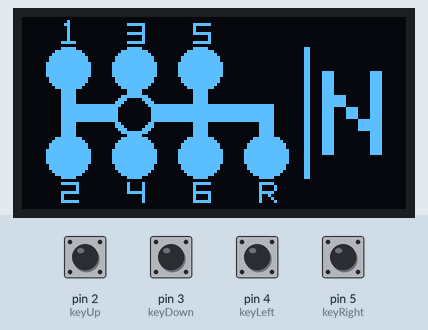
Recording of a sketch running on a simulated Arduino Uno, built with avr-gcc and run on an emulated ATmega328P. Parts: 128×64 one-colour display. The inputs (shaded band) are chosen by the test bench; at power-on: pin 2 (keyUp), pin 3 (keyDown), pin 4 (keyLeft), pin 5 (keyRight) HIGH. What the sketch prints to the serial monitor is not drawn.

Above: at 1.2 s.
1.3 s: pin 2 (keyUp) pulled LOW for 0.15 s
At 2.2 s:
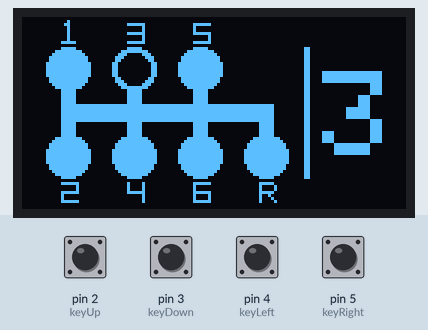
2.9 s: pin 3 (keyDown) pulled LOW for 0.15 s
At 2.95 s:
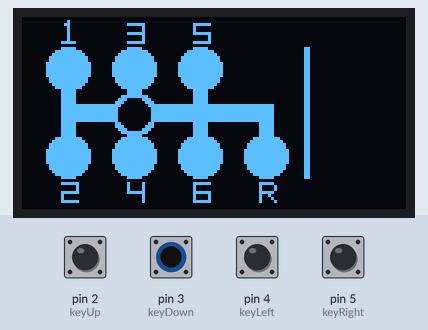
4.5 s: pin 4 (keyLeft) pulled LOW for 0.15 s
At 5.8 s:
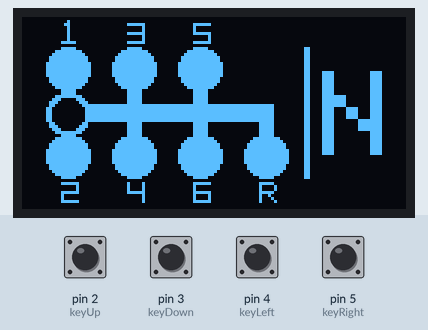
6.1 s: pin 2 (keyUp) pulled LOW for 1 s
At 6.6 s:
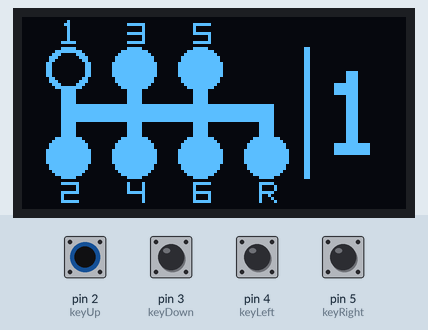
8.6 s: pin 3 (keyDown) pulled LOW for 1 s
At 8.75 s:
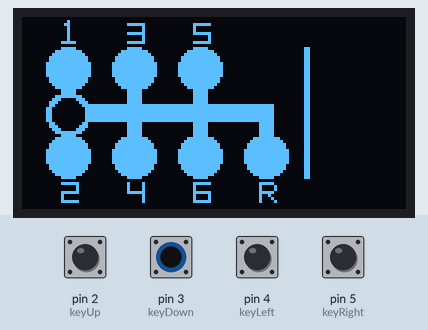
11.1 s: pin 3 (keyDown) pulled LOW for 0.15 s
At 11.5 s:
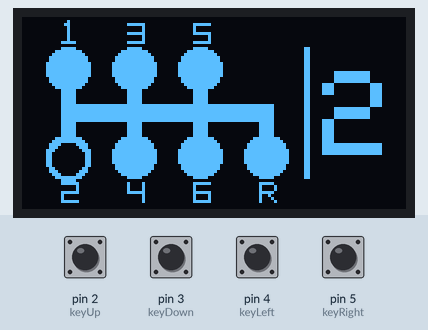
Timing chart, 0 to 13.7 s (numbered marks = the images above; inputs shaded):
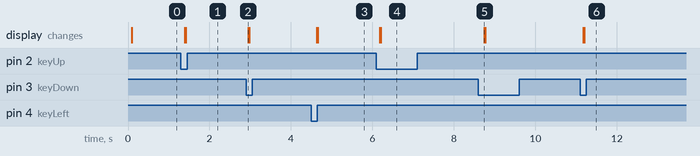

Measured:
- after the input at 1.3 s, the display: first changes after 0.10 s (image 1 shows a later state)
- after the input at 2.9 s, the display: changes after 0.05 s (image 2)
- after the input at 4.5 s, the display: first changes after 0.13 s (image 3 shows a later state)
- after the input at 6.1 s, the display: first changes after 0.08 s (image 4 shows a later state)
- after the input at 8.6 s, the display: changes after 0.14 s (image 5)
- after the input at 11.1 s, the display: first changes after 0.08 s (image 6 shows a later state)

The sketch:

main.ino
```cpp
#include <Wire.h>
#include <Adafruit_GFX.h>
#include <Adafruit_SSD1306.h>

#define SCREEN_WIDTH 128 // OLED display width, in pixels
#define SCREEN_HEIGHT 64 // OLED display height, in pixels

#define OLED_RESET     -1 // Reset pin # (or -1 if sharing Arduino reset pin)
#define SCREEN_ADDRESS 0x3C ///< See datasheet for Address; 0x3D for 128x64, 0x3C for 128x32
Adafruit_SSD1306 display(SCREEN_WIDTH, SCREEN_HEIGHT, &Wire, OLED_RESET);
// Bitmap data (replace this with your own data)
static const unsigned char bitmap_bytes[] PROGMEM = {
    0x00, 0x00, 0x00, 0x00, 0x00, 0x00, 0x00, 0x00, 0x00, 0x00, 0x00, 0x00, 0x00, 0x00, 0x00, 0x00,
    0x00, 0x01, 0x00, 0x00, 0x00, 0x00, 0x00, 0x00, 0x00, 0x00, 0x00, 0x00, 0x00, 0x00, 0x00, 0x00,
    0x00, 0x03, 0x00, 0x00, 0x1f, 0x80, 0x00, 0x7e, 0x00, 0x00, 0x00, 0x00, 0x00, 0x00, 0x00, 0x00,
    0x00, 0x01, 0x00, 0x00, 0x00, 0x80, 0x00, 0x40, 0x00, 0x00, 0x00, 0x00, 0x00, 0x00, 0x00, 0x00,
    0x00, 0x01, 0x00, 0x00, 0x00, 0x80, 0x00, 0x40, 0x00, 0x00, 0x00, 0x00, 0x00, 0x00, 0x00, 0x00,
    0x00, 0x01, 0x00, 0x00, 0x1f, 0x80, 0x00, 0x7e, 0x00, 0x00, 0x00, 0x00, 0x00, 0x00, 0x00, 0x00,
    0x00, 0x01, 0x00, 0x00, 0x00, 0x80, 0x00, 0x02, 0x00, 0x00, 0x00, 0x00, 0x00, 0x00, 0x00, 0x00,
    0x00, 0x01, 0x00, 0x00, 0x00, 0x80, 0x00, 0x02, 0x00, 0x00, 0x00, 0x00, 0x00, 0x00, 0x00, 0x00,
    0x00, 0x07, 0xc0, 0x00, 0x1f, 0x80, 0x00, 0x7e, 0x00, 0x00, 0x00, 0x00, 0x00, 0x00, 0x00, 0x00,
    0x00, 0x00, 0x00, 0x00, 0x00, 0x00, 0x00, 0x00, 0x00, 0x00, 0x00, 0x00, 0x00, 0x00, 0x00, 0x00,
    0x00, 0x07, 0xc0, 0x00, 0x1f, 0x00, 0x00, 0x7c, 0x00, 0x00, 0x00, 0x03, 0x00, 0x00, 0x00, 0x00,
    0x00, 0x1f, 0xf0, 0x00, 0x7f, 0xc0, 0x01, 0xff, 0x00, 0x00, 0x00, 0x03, 0x00, 0x00, 0x00, 0x00,
    0x00, 0x3f, 0xf8, 0x00, 0xff, 0xe0, 0x03, 0xff, 0x80, 0x00, 0x00, 0x03, 0x00, 0x00, 0x00, 0x00,
    0x00, 0x7f, 0xfc, 0x01, 0xff, 0xf0, 0x07, 0xff, 0xc0, 0x00, 0x00, 0x03, 0x00, 0x00, 0x00, 0x00,
    0x00, 0x7f, 0xfc, 0x01, 0xff, 0xf0, 0x07, 0xff, 0xc0, 0x00, 0x00, 0x03, 0x00, 0x00, 0x00, 0x00,
    0x00, 0xff, 0xfe, 0x03, 0xff, 0xf8, 0x0f, 0xff, 0xe0, 0x00, 0x00, 0x03, 0x00, 0x00, 0x00, 0x00,
    0x00, 0xff, 0xfe, 0x03, 0xff, 0xf8, 0x0f, 0xff, 0xe0, 0x00, 0x00, 0x03, 0x00, 0x00, 0x00, 0x00,
    0x00, 0xff, 0xfe, 0x03, 0xff, 0xf8, 0x0f, 0xff, 0xe0, 0x00, 0x00, 0x03, 0x00, 0x00, 0x00, 0x00,
    0x00, 0xff, 0xfe, 0x03, 0xff, 0xf8, 0x0f, 0xff, 0xe0, 0x00, 0x00, 0x03, 0x00, 0x00, 0x00, 0x00,
    0x00, 0xff, 0xfe, 0x03, 0xff, 0xf8, 0x0f, 0xff, 0xe0, 0x00, 0x00, 0x03, 0x00, 0x00, 0x00, 0x00,
    0x00, 0x7f, 0xfc, 0x01, 0xff, 0xf0, 0x07, 0xff, 0xc0, 0x00, 0x00, 0x03, 0x00, 0x00, 0x00, 0x00,
    0x00, 0x7f, 0xfc, 0x01, 0xff, 0xf0, 0x07, 0xff, 0xc0, 0x00, 0x00, 0x03, 0x00, 0x00, 0x00, 0x00,
    0x00, 0x3f, 0xf8, 0x00, 0xff, 0xe0, 0x03, 0xff, 0x80, 0x00, 0x00, 0x03, 0x00, 0x00, 0x00, 0x00,
    0x00, 0x1f, 0xf0, 0x00, 0x7f, 0xc0, 0x01, 0xff, 0x00, 0x00, 0x00, 0x03, 0x00, 0x00, 0x00, 0x00,
    0x00, 0x07, 0xc0, 0x00, 0x1f, 0x00, 0x00, 0x7c, 0x00, 0x00, 0x00, 0x03, 0x00, 0x00, 0x00, 0x00,
    0x00, 0x07, 0xc0, 0x00, 0x1f, 0x00, 0x00, 0x7c, 0x00, 0x00, 0x00, 0x03, 0x00, 0x00, 0x00, 0x00,
    0x00, 0x07, 0xc0, 0x00, 0x1f, 0x00, 0x00, 0x7c, 0x00, 0x00, 0x00, 0x03, 0x00, 0x00, 0x00, 0x00,
    0x00, 0x07, 0xc0, 0x00, 0x1f, 0x00, 0x00, 0x7c, 0x00, 0x00, 0x00, 0x03, 0x00, 0x00, 0x00, 0x00,
    0x00, 0x07, 0xc0, 0x00, 0x1f, 0x00, 0x00, 0x7c, 0x00, 0x00, 0x00, 0x03, 0x00, 0x00, 0x00, 0x00,
    0x00, 0x07, 0xff, 0xff, 0xff, 0xff, 0xff, 0xff, 0xff, 0xff, 0xf0, 0x03, 0x00, 0x00, 0x00, 0x00,
    0x00, 0x07, 0xff, 0xff, 0xff, 0xff, 0xff, 0xff, 0xff, 0xff, 0xf0, 0x03, 0x00, 0x00, 0x00, 0x00,
    0x00, 0x07, 0xff, 0xff, 0xff, 0xff, 0xff, 0xff, 0xff, 0xff, 0xf0, 0x03, 0x00, 0x00, 0x00, 0x00,
    0x00, 0x07, 0xff, 0xff, 0xff, 0xff, 0xff, 0xff, 0xff, 0xff, 0xf0, 0x03, 0x00, 0x00, 0x00, 0x00,
    0x00, 0x07, 0xff, 0xff, 0xff, 0xff, 0xff, 0xff, 0xff, 0xff, 0xf0, 0x03, 0x00, 0x00, 0x00, 0x00,
    0x00, 0x07, 0xff, 0xff, 0xff, 0xff, 0xff, 0xff, 0xff, 0xff, 0xf0, 0x03, 0x00, 0x00, 0x00, 0x00,
    0x00, 0x07, 0xc0, 0x00, 0x1f, 0x00, 0x00, 0x7c, 0x00, 0x01, 0xf0, 0x03, 0x00, 0x00, 0x00, 0x00,
    0x00, 0x07, 0xc0, 0x00, 0x1f, 0x00, 0x00, 0x7c, 0x00, 0x01, 0xf0, 0x03, 0x00, 0x00, 0x00, 0x00,
    0x00, 0x07, 0xc0, 0x00, 0x1f, 0x00, 0x00, 0x7c, 0x00, 0x01, 0xf0, 0x03, 0x00, 0x00, 0x00, 0x00,
    0x00, 0x07, 0xc0, 0x00, 0x1f, 0x00, 0x00, 0x7c, 0x00, 0x01, 0xf0, 0x03, 0x00, 0x00, 0x00, 0x00,
    0x00, 0x07, 0xc0, 0x00, 0x1f, 0x00, 0x00, 0x7c, 0x00, 0x01, 0xf0, 0x03, 0x00, 0x00, 0x00, 0x00,
    0x00, 0x1f, 0xf0, 0x00, 0x7f, 0xc0, 0x01, 0xff, 0x00, 0x07, 0xfc, 0x03, 0x00, 0x00, 0x00, 0x00,
    0x00, 0x3f, 0xf8, 0x00, 0xff, 0xe0, 0x03, 0xff, 0x80, 0x0f, 0xfe, 0x03, 0x00, 0x00, 0x00, 0x00,
    0x00, 0x7f, 0xfc, 0x01, 0xff, 0xf0, 0x07, 0xff, 0xc0, 0x1f, 0xff, 0x03, 0x00, 0x00, 0x00, 0x00,
    0x00, 0x7f, 0xfc, 0x01, 0xff, 0xf0, 0x07, 0xff, 0xc0, 0x1f, 0xff, 0x03, 0x00, 0x00, 0x00, 0x00,
    0x00, 0xff, 0xfe, 0x03, 0xff, 0xf8, 0x0f, 0xff, 0xe0, 0x3f, 0xff, 0x83, 0x00, 0x00, 0x00, 0x00,
    0x00, 0xff, 0xfe, 0x03, 0xff, 0xf8, 0x0f, 0xff, 0xe0, 0x3f, 0xff, 0x83, 0x00, 0x00, 0x00, 0x00,
    0x00, 0xff, 0xfe, 0x03, 0xff, 0xf8, 0x0f, 0xff, 0xe0, 0x3f, 0xff, 0x83, 0x00, 0x00, 0x00, 0x00,
    0x00, 0xff, 0xfe, 0x03, 0xff, 0xf8, 0x0f, 0xff, 0xe0, 0x3f, 0xff, 0x83, 0x00, 0x00, 0x00, 0x00,
    0x00, 0xff, 0xfe, 0x03, 0xff, 0xf8, 0x0f, 0xff, 0xe0, 0x3f, 0xff, 0x83, 0x00, 0x00, 0x00, 0x00,
    0x00, 0x7f, 0xfc, 0x01, 0xff, 0xf0, 0x07, 0xff, 0xc0, 0x1f, 0xff, 0x03, 0x00, 0x00, 0x00, 0x00,
    0x00, 0x7f, 0xfc, 0x01, 0xff, 0xf0, 0x07, 0xff, 0xc0, 0x1f, 0xff, 0x03, 0x00, 0x00, 0x00, 0x00,
    0x00, 0x3f, 0xf8, 0x00, 0xff, 0xe0, 0x03, 0xff, 0x80, 0x0f, 0xfe, 0x03, 0x00, 0x00, 0x00, 0x00,
    0x00, 0x1f, 0xf0, 0x00, 0x7f, 0xc0, 0x01, 0xff, 0x00, 0x07, 0xfc, 0x03, 0x00, 0x00, 0x00, 0x00,
    0x00, 0x07, 0xc0, 0x00, 0x1f, 0x00, 0x00, 0x7c, 0x00, 0x01, 0xf0, 0x03, 0x00, 0x00, 0x00, 0x00,
    0x00, 0x00, 0x00, 0x00, 0x00, 0x00, 0x00, 0x00, 0x00, 0x00, 0x00, 0x00, 0x00, 0x00, 0x00, 0x00,
    0x00, 0x07, 0xe0, 0x00, 0x10, 0x80, 0x00, 0x7e, 0x00, 0x01, 0xf0, 0x00, 0x00, 0x00, 0x00, 0x00,
    0x00, 0x00, 0x20, 0x00, 0x10, 0x80, 0x00, 0x40, 0x00, 0x01, 0x08, 0x00, 0x00, 0x00, 0x00, 0x00,
    0x00, 0x00, 0x20, 0x00, 0x10, 0x80, 0x00, 0x40, 0x00, 0x01, 0x08, 0x00, 0x00, 0x00, 0x00, 0x00,
    0x00, 0x07, 0xe0, 0x00, 0x1f, 0x80, 0x00, 0x7e, 0x00, 0x01, 0xf0, 0x00, 0x00, 0x00, 0x00, 0x00,
    0x00, 0x04, 0x00, 0x00, 0x00, 0x80, 0x00, 0x42, 0x00, 0x01, 0x20, 0x00, 0x00, 0x00, 0x00, 0x00,
    0x00, 0x04, 0x00, 0x00, 0x00, 0x80, 0x00, 0x42, 0x00, 0x01, 0x10, 0x00, 0x00, 0x00, 0x00, 0x00,
    0x00, 0x07, 0xe0, 0x00, 0x00, 0x80, 0x00, 0x7e, 0x00, 0x01, 0x08, 0x00, 0x00, 0x00, 0x00, 0x00,
    0x00, 0x00, 0x00, 0x00, 0x00, 0x00, 0x00, 0x00, 0x00, 0x00, 0x00, 0x00, 0x00, 0x00, 0x00, 0x00,
    0x00, 0x00, 0x00, 0x00, 0x00, 0x00, 0x00, 0x00, 0x00, 0x00, 0x00, 0x00, 0x00, 0x00, 0x00, 0x00
};


const int keyUp = 2;     // D2引脚
const int keyDown = 3;   // D3引脚
const int keyLeft = 4;   // D4引脚
const int keyRight = 5;  // D5引脚

const unsigned long debounceDelay = 50;  // 软件消抖延迟（毫秒）

unsigned long lastDebounceTimeUp = 0;
unsigned long lastDebounceTimeDown = 0;
unsigned long lastDebounceTimeLeft = 0;
unsigned long lastDebounceTimeRight = 0;

bool keyReleased = true;        // 状态变量，跟踪当前是否已发送松开按键的指令
bool lastKeyUpState = HIGH;     // 上一个按键状态
bool lastKeyDownState = HIGH;   // 上一个按键状态
bool lastKeyLeftState = HIGH;   // 上一个按键状态
bool lastKeyRightState = HIGH;  // 上一个按键状态

int currentX_position=37;
int currentY_position=32;

void displayPosition(int x,int y){
  display.clearDisplay();
  // Draw the bitmap
  display.drawBitmap(0, 0, bitmap_bytes, SCREEN_WIDTH, SCREEN_HEIGHT, WHITE);

  display.fillCircle(x, y, 7, WHITE); // x, y, 半径, 颜色
  display.fillCircle(x, y, 5, BLACK); // x, y, 半径, 颜色
  display.display(); // 更新显示
}
void displayString(const char str[]){
  display.setTextSize(4);  // 字体大小设置为1
  display.setTextColor(WHITE);  // 字体颜色设置为白色

  // 设置文字位置
  display.setCursor(100, 18);  // 设置文字开始坐标

  // 打印数字
  display.print(str);

  // 更新显示
  display.display();
}
void setup() {
  Serial.begin(9600);

  pinMode(keyUp, INPUT_PULLUP);
  pinMode(keyDown, INPUT_PULLUP);
  pinMode(keyLeft, INPUT_PULLUP);
  pinMode(keyRight, INPUT_PULLUP);

  // Initialize the display
  if (!display.begin(SSD1306_SWITCHCAPVCC, SCREEN_ADDRESS)) {
      Serial.println(F("SSD1306 allocation failed"));
      for (;;); // Don't proceed, loop forever
  }
  displayPosition(currentX_position,currentY_position);
  displayString("N");
}


bool isButtonPressed(int pin, unsigned long &lastDebounceTime) {
  int buttonState = digitalRead(pin);
  if (buttonState == LOW) {
    unsigned long currentTime = millis();
    if ((currentTime - lastDebounceTime) > debounceDelay) {
      lastDebounceTime = currentTime;
      return true;
    }
  }
  return false;
}

uint8_t calculateChecksum(uint8_t *data, size_t length) {
  uint8_t sum = 0;
  for (size_t i = 0; i < length; i++) {
    sum += data[i];
  }
  return sum;
}

void sendKeyPress(uint8_t keyCode) {
  uint8_t packet[] = { 0x57, 0xAB, 0x00, 0x02, 0x08, 0x00, 0x00, 0x00, keyCode, 0x00, 0x00, 0x00, 0x00, 0x00 };
  packet[13] = calculateChecksum(packet, 13);
  Serial.write(packet, sizeof(packet));
  keyReleased = false;
}

void sendKeyRelease() {
  uint8_t packet[] = { 0x57, 0xAB, 0x00, 0x02, 0x08, 0x00, 0x00, 0x00, 0x00, 0x00, 0x00, 0x00, 0x00, 0x00 };
  packet[13] = calculateChecksum(packet, 13);
  Serial.write(packet, sizeof(packet));
  keyReleased = true;
}

uint8_t gearShiftArray[3][4] = {
  { 0, 0, 0, 0 },
  { 0, 1, 0, 0 },
  { 0, 0, 0, 0 }
};

int currentX = 1;  // 1的初始位置
int currentY = 1;

uint8_t getGearCode(uint8_t x, uint8_t y) {
  // 根据档位坐标返回相应的小键盘键码
  if (x == 0 && y == 0) {
    displayString("1");
    return 0x59;  // 1
  }
  if (x == 0 && y == 1) {
    displayString("3");
    return 0x5B;  // 3
  }
  if (x == 0 && y == 2) {
    displayString("5");
    return 0x5D;  // 5
  }
  if (x == 2 && y == 0)  {
    displayString("2");
    return 0x5A;  // 2
  }
  if (x == 2 && y == 1)  {
    displayString("4");
    return 0x5C;  // 4
  }
  if (x == 2 && y == 2)  {
    displayString("6");
    return 0x5E;  // 6
  }
  if (x == 2 && y == 3)  {
    displayString("R");
    return 0x62;  // R, 小键盘0
  }
  displayString("N");
  return 0x00;                     // N或无效档位
}

void checkGearAndSendKey() {
  uint8_t keyCode = getGearCode(currentX, currentY);


  if (keyCode != 0x00) {
    sendKeyPress(keyCode);

  } else {
    if(!keyReleased){
      sendKeyRelease();
    }
  }
}
void loop() {
  // 检查每个按钮，并处理状态变化
  if (isButtonPressed(keyUp, lastDebounceTimeUp)) {
    if (lastKeyUpState == HIGH) {  // 仅在状态改变时执行
      if (currentX > 0 && gearShiftArray[currentX - 1][currentY] == 0 && !(currentX == 1 && currentY == 3)) {
        gearShiftArray[currentX][currentY] = 0;
        currentX--;
        gearShiftArray[currentX][currentY] = 1;
        lastKeyUpState = LOW;  // 更新状态
        currentY_position-=15;
        displayPosition(currentX_position,currentY_position);
        //Serial.println("UP");
      }
    }
  } else {
    lastKeyUpState = HIGH;  // 按钮释放时更新状态
  }

  if (isButtonPressed(keyDown, lastDebounceTimeDown)) {
    if (lastKeyDownState == HIGH) {
      if (currentX < 2 && gearShiftArray[currentX + 1][currentY] == 0) {
        gearShiftArray[currentX][currentY] = 0;
        currentX++;
        gearShiftArray[currentX][currentY] = 1;
        lastKeyDownState = LOW;  // 更新状态
        currentY_position+=15;
        displayPosition(currentX_position,currentY_position);
        //Serial.println("DOWN");
      }
    }
  } else {
    lastKeyDownState = HIGH;  // 按钮释放时更新状态
  }

  if (isButtonPressed(keyLeft, lastDebounceTimeLeft)) {
    if (lastKeyLeftState == HIGH) {
      if (currentY > 0 && gearShiftArray[currentX][currentY - 1] == 0 && currentX != 0 && currentX != 2) {
        gearShiftArray[currentX][currentY] = 0;
        currentY--;
        gearShiftArray[currentX][currentY] = 1;
        lastKeyLeftState = LOW;  // 更新状态
        currentX_position-=22;
        displayPosition(currentX_position,currentY_position);
        //Serial.println("LEFT");
      }
    }
  } else {
    lastKeyLeftState = HIGH;  // 按钮释放时更新状态
  }

  if (isButtonPressed(keyRight, lastDebounceTimeRight)) {
    if (lastKeyRightState == HIGH) {
      if (currentY < 3 && gearShiftArray[currentX][currentY + 1] == 0 && currentX != 0 && currentX != 2) {
        gearShiftArray[currentX][currentY] = 0;
        currentY++;
        gearShiftArray[currentX][currentY] = 1;
        lastKeyRightState = LOW;  // 更新状态
        currentX_position+=22;
        displayPosition(currentX_position,currentY_position);
        //Serial.println("RIGHT");
      }
    }
  } else {
    lastKeyRightState = HIGH;  // 按钮释放时更新状态
  }

  checkGearAndSendKey();
  delay(100);  // 延时以避免过于频繁的按键发送
}
```
